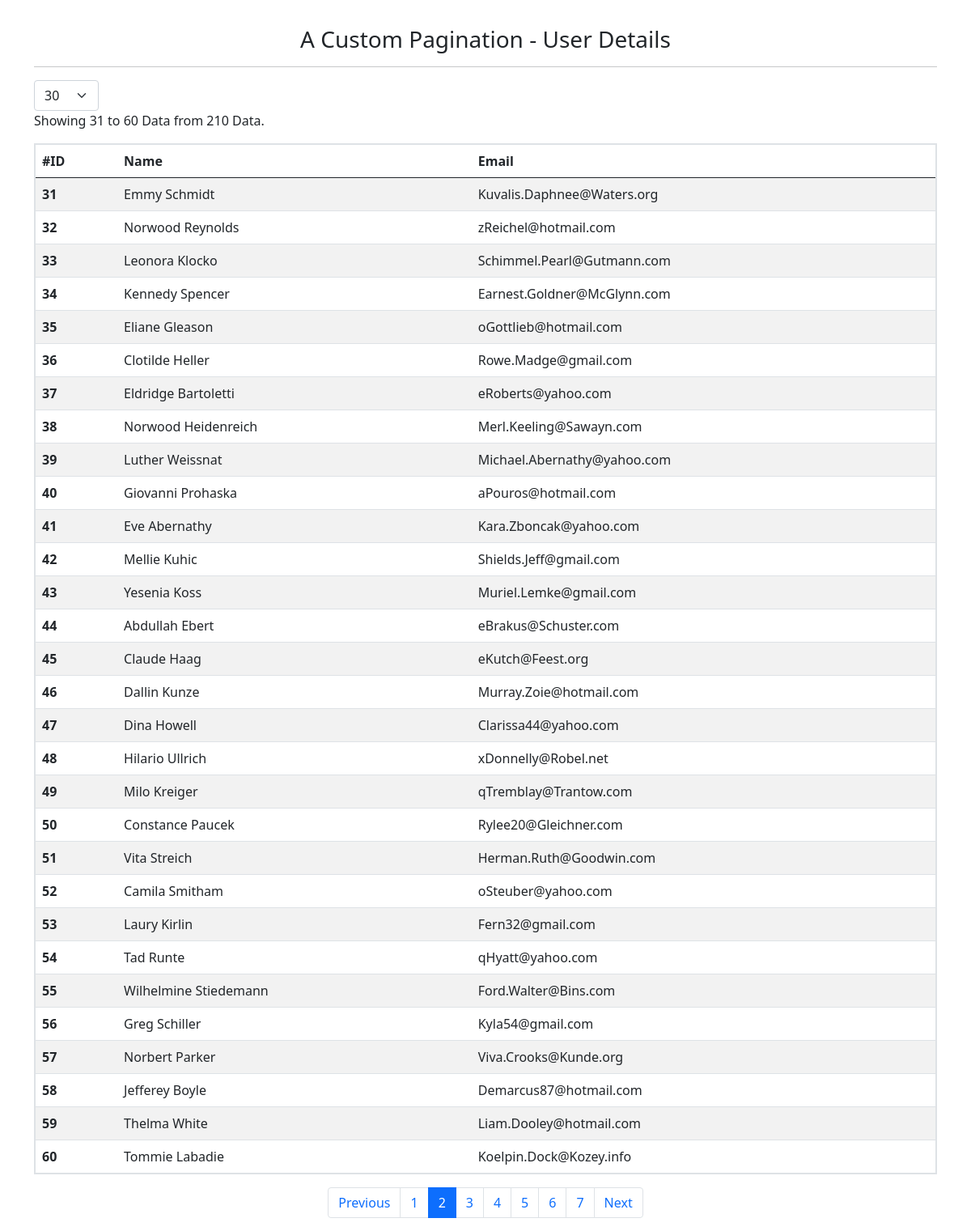
The app's page /index.php?pageNo=2&limit=30 with its own data.
### tables this page shows
CREATE TABLE `users` (
  `id` int(10) UNSIGNED NOT NULL,
  `name` varchar(255) NOT NULL,
  `email` varchar(255) NOT NULL
);

### index.php (the view, shortened to what this page needs)
<?php
include "allFunction.php";
?>
<!DOCTYPE html>
<html lang="en">
<head>
    <link rel="stylesheet" href="style.css">
    <link href="https://cdn.jsdelivr.net/npm/bootstrap@5.0.2/dist/css/bootstrap.min.css" rel="stylesheet">
</head>
<body>
    <div class="container">
        <h3 class="text-center">A Custom Pagination - User Details</h3>
        <hr>
        <form action="index.php" method="POST" class="form-limit">
            <select class="form-select" name="set_limit" onchange="this.form.submit()">
                <?php
                for ($i = 0; $i < count($select_options_value); $i++) {
                    $limit_per_page == $select_options_value[$i] ? $select_check = "Selected" : $select_check = "";
                    echo "<option $select_check value='$select_options_value[$i]'> $select_options_value[$i] </option>";
                }
                ?>
            </select>
        </form>
        <p>
            <?php
            $fromTo = dataDetailsPerPage($total_number_of_data, $start_limit, $limit_per_page);
            echo "Showing $fromTo[0] to $fromTo[1] Data from $total_number_of_data Data.";
            ?>
        </p>
        <table class="table table-striped table-hover">
            <thead>
                <tr>
                    <th scope="col">#ID</th>
                    <th scope="col">Name</th>
                    <th scope="col">Email</th>
                </tr>
            </thead>
            <tbody>
                <?php while ($row = mysqli_fetch_array($final_data)) {
                    echo "<tr>";
                    echo "<th scope='row'>" . $row['id'] . "</th>";
                    echo "<td>" . $row['name'] . "</td>";
                    echo "<td>" . $row['email'] . "</td>";
                    echo "</tr>";
                } ?>
            </tbody>
        </table>
        <nav aria-label="Page navigation example">
            <ul class="pagination justify-content-center">
                <?php
                $disable = setDistabled($page, $total_page_need);
                ?>
                <li class="page-item <?php echo $disable[0]; ?>">
                    <a class="page-link" href="index.php?pageNo=<?php echo $page - 1 . "&limit=$limit_per_page"; ?>" tabindex="-1" aria-disabled="true">Previous</a>
                </li>
                <?php
                if ($total_page_need <= 8) {
                    selectLoop(1, $total_page_need, $page, $limit_per_page);
                }
                ?>
                <li class="page-item <?php echo $disable[1]; ?>">
                    <a class="page-link" href="index.php?pageNo=<?php echo $page + 1 . "&limit=$limit_per_page"; ?>">Next</a>
                </li>
            </ul>
        </nav>
    </div>
</body>
</html>

### style.css (style rules this page uses)
table { border: 2px solid black; }
.form-limit { width: 80px; }
.container h3 { margin-top: 2rem; }

### records on screen
users: id "31", name "Emmy Schmidt", email "Kuvalis.Daphnee@Waters.org"
users: id "32", name "Norwood Reynolds", email "zReichel@hotmail.com"
users: id "33", name "Leonora Klocko", email "Schimmel.Pearl@Gutmann.com"
users: id "34", name "Kennedy Spencer", email "Earnest.Goldner@McGlynn.com"
users: id "35", name "Eliane Gleason", email "oGottlieb@hotmail.com"
users: id "36", name "Clotilde Heller", email "Rowe.Madge@gmail.com"
users: id "37", name "Eldridge Bartoletti", email "eRoberts@yahoo.com"
users: id "38", name "Norwood Heidenreich", email "Merl.Keeling@Sawayn.com"
users: id "39", name "Luther Weissnat", email "Michael.Abernathy@yahoo.com"
users: id "40", name "Giovanni Prohaska", email "aPouros@hotmail.com"
users: id "41", name "Eve Abernathy", email "Kara.Zboncak@yahoo.com"
users: id "42", name "Mellie Kuhic", email "Shields.Jeff@gmail.com"
users: id "43", name "Yesenia Koss", email "Muriel.Lemke@gmail.com"
users: id "44", name "Abdullah Ebert", email "eBrakus@Schuster.com"
users: id "45", name "Claude Haag", email "eKutch@Feest.org"
users: id "46", name "Dallin Kunze", email "Murray.Zoie@hotmail.com"
users: id "47", name "Dina Howell", email "Clarissa44@yahoo.com"
users: id "48", name "Hilario Ullrich", email "xDonnelly@Robel.net"
users: id "49", name "Milo Kreiger", email "qTremblay@Trantow.com"
users: id "50", name "Constance Paucek", email "Rylee20@Gleichner.com"
users: id "51", name "Vita Streich", email "Herman.Ruth@Goodwin.com"
users: id "52", name "Camila Smitham", email "oSteuber@yahoo.com"
users: id "53", name "Laury Kirlin", email "Fern32@gmail.com"
users: id "54", name "Tad Runte", email "qHyatt@yahoo.com"
users: id "55", name "Wilhelmine Stiedemann", email "Ford.Walter@Bins.com"
users: id "56", name "Greg Schiller", email "Kyla54@gmail.com"
users: id "57", name "Norbert Parker", email "Viva.Crooks@Kunde.org"
users: id "58", name "Jefferey Boyle", email "Demarcus87@hotmail.com"
users: id "59", name "Thelma White", email "Liam.Dooley@hotmail.com"
users: id "60", name "Tommie Labadie", email "Koelpin.Dock@Kozey.info"

### other values on screen
$fromTo[0] "31"
$fromTo[1] "60"
$total_number_of_data "210"
form field set_limit "30"
